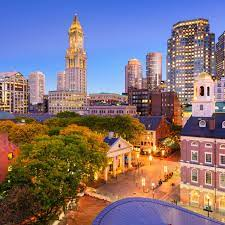
#> input picture Pictures/boston.jpeg, 225 x 225 px
$ python basic.py
#> lines starting #> are read from the running program, lines starting #| are printed output that depends on the picture; after the words box and inside, x2 and y2 are one past the last pixel; in counts of white or black regions, pixels touching at a corner belong together
import cv2 as cv

img = cv.imread('Pictures/boston.jpeg')
#> img is the input picture: shape (225, 225, 3); mean B, G, R 122.3, 113.9, 130.4
cv.imshow('cat', img)

# 1. converting to grayScale
gray = cv.cvtColor(img, cv.COLOR_BGR2GRAY)
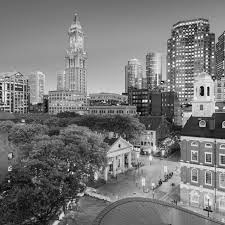
#> gray: shape (225, 225); min 1, max 254, mean 119.8
cv.imshow('Gray', gray)

# 2. Blurr
blur = cv.GaussianBlur(img, (3,3), cv.BORDER_DEFAULT)
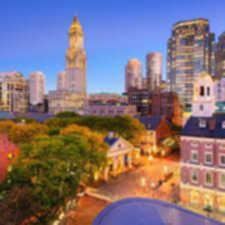
#> blur: shape (225, 225, 3); mean B, G, R 122.3, 113.9, 130.4
cv.imshow('Blur', blur)

# 3. edge cascade
canny = cv.Canny(blur,175,200)
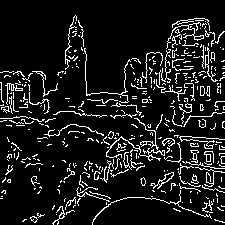
#> canny: shape (225, 225); 10.6% white in thin lines or dots
cv.imshow('Canny', canny)

# 4. dilating
dilate = cv.dilate(img, (3,3) , iterations=1)
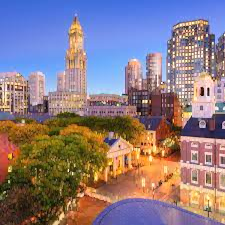
#> dilate: shape (225, 225, 3); mean B, G, R 130.3, 122.1, 138.6
cv.imshow('dialte', dilate)

# 5. Erode
erode = cv.erode(img, (3,3), iterations=1)
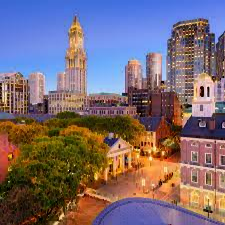
#> erode: shape (225, 225, 3); mean B, G, R 114.8, 105.9, 122
cv.imshow('erode', erode)

# cropping
cropped = img[0:100,200:500]   #only here height comes first
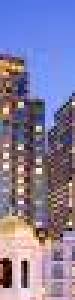
#> cropped: shape (100, 25, 3) (shown 3 times larger); mean B, G, R 155.6, 124.1, 131.4
# resize
resize = cv.resize(img,(100,100))
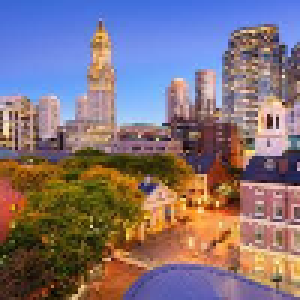
#> resize: shape (100, 100, 3) (shown 3 times larger); mean B, G, R 122, 113.6, 130.1

cv.waitKey(0)

$ run again, with Pictures/cat.jpg copied over Pictures/boston.jpeg
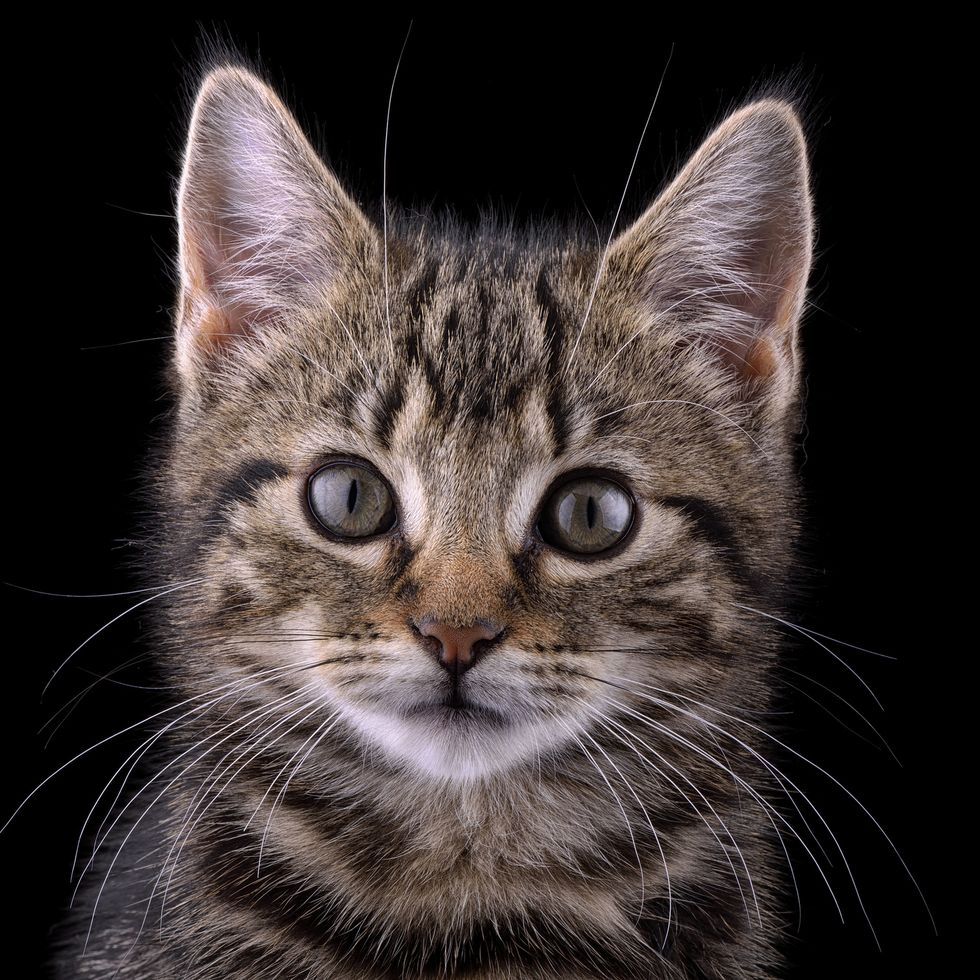
#> input picture Pictures/cat.jpg, 980 x 980 px
#> img is the input picture: shape (980, 980, 3); mean B, G, R 49.5, 50.9, 59.1
#> `canny = cv.Canny(blur,175,200)`:
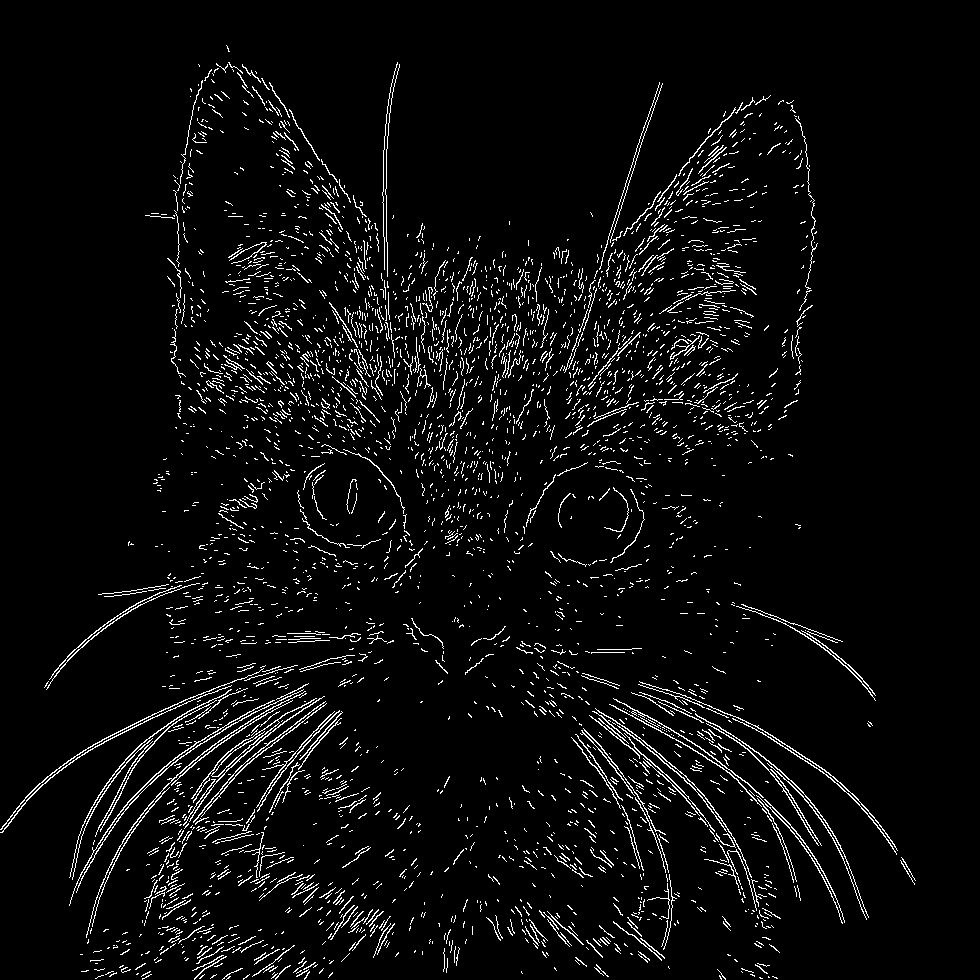
#> canny: shape (980, 980); 4.6% white in thin lines or dots, all inside (x1, y1, x2, y2) = (0, 45, 916, 980)
#> `resize = cv.resize(img,(100,100))`:
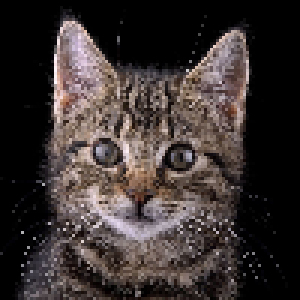
#> resize: shape (100, 100, 3) (shown 3 times larger); mean B, G, R 49.4, 50.8, 59
